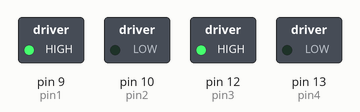
This sketch was run on a simulated Arduino Uno, built with avr-gcc and run on an emulated ATmega328P. Parts: switched loads named in the sketch (green lamp = pin HIGH).

Above: at 0.1 s.
Timing chart, 0 to 1.6 s (numbered marks = the images above):
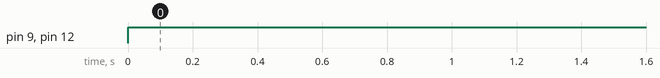

The sketch:

motor.ino
```cpp
int pin1 = 9;
int pin2 = 10;
int pin3 = 12;
int pin4 = 13;
void setup()
{
   pinMode(pin1,OUTPUT);
   pinMode(pin2,OUTPUT);
   pinMode(pin3,OUTPUT);
   pinMode(pin4,OUTPUT);
}
void loop()
{
 digitalWrite(pin1,HIGH);
 digitalWrite(pin2,LOW);
 digitalWrite(pin3,HIGH);
 digitalWrite(pin4,LOW);
}
```

Measured:
- by itself, pin 9 (pin1), pin 12 (pin3): LOW → HIGH at 0.00 s
